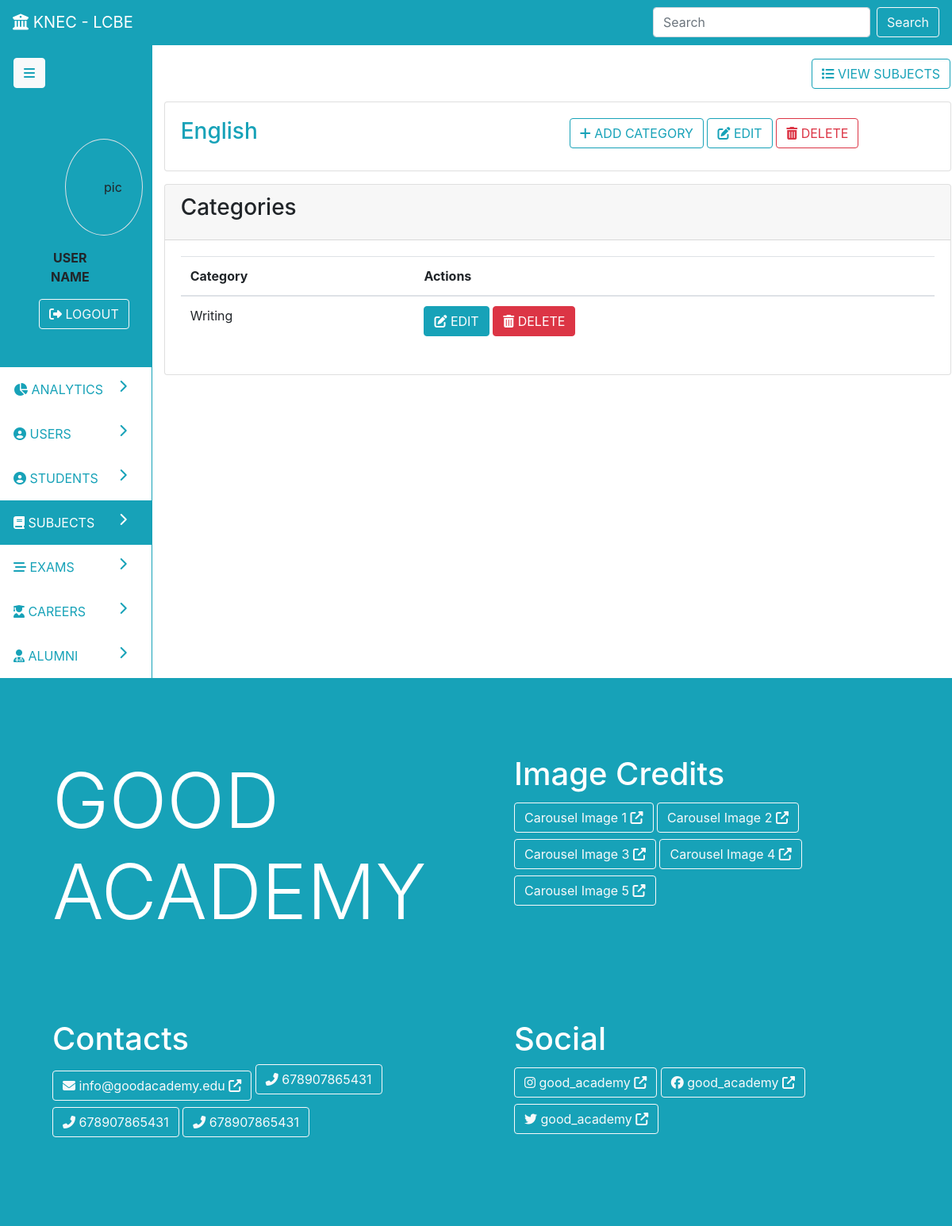
/subjects/view/1, run on an earlier commit of the app's database.
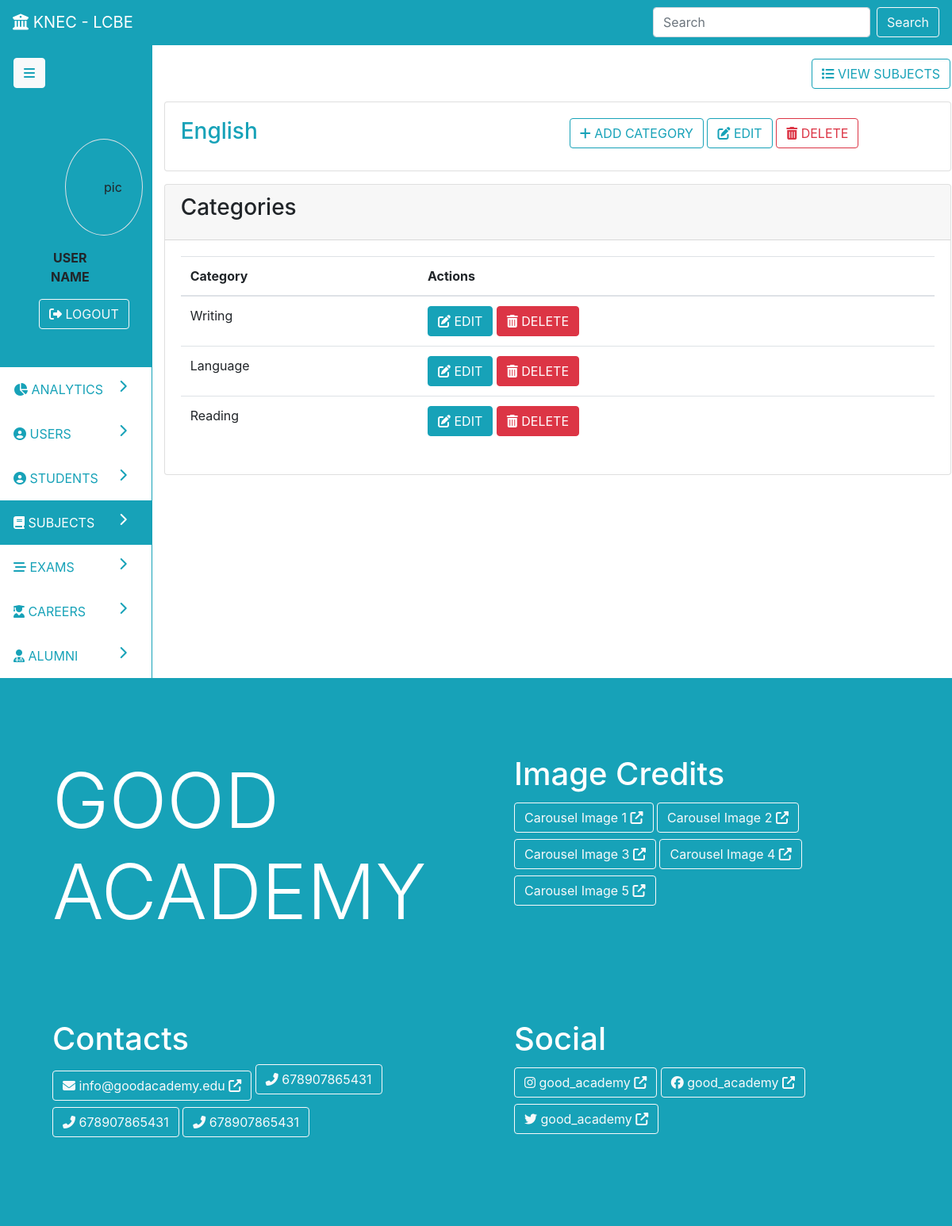
And on a later commit of the database.
### parent/models.py (models this page shows, shortened)
class Subject(db.Model):
	id = db.Column(db.Integer, primary_key=True)
	name = db.Column(db.String(19), nullable=False)
	categories = db.relationship('Category', backref='subject', lazy=True, cascade='all, delete')
	exams = db.relationship('Exam', backref='subject', lazy=True, cascade='all, delete')
	created_at = db.Column(db.DateTime, nullable=False, default=datetime.utcnow)
	updated_at = db.Column(db.DateTime, nullable=True, onupdate=datetime.utcnow)

class Category(db.Model):
	id = db.Column(db.Integer, primary_key=True)
	name = db.Column(db.String(19), nullable=False)
	minimum = db.Column(db.Integer, nullable=False)
	maximum = db.Column(db.Integer, nullable=False)
	analytics = db.relationship('Analytics', backref='category', lazy=True, cascade='all, delete')
	questions = db.relationship('Question', backref='category', lazy=True, cascade='all, delete')
	subject_id = db.Column(db.Integer, db.ForeignKey('subject.id'), nullable=False)
	created_at = db.Column(db.DateTime, nullable=False, default=datetime.utcnow)
	updated_at = db.Column(db.DateTime, nullable=True, onupdate=datetime.utcnow)

### parent/routes.py (the view)
@app.route('/subjects/view/<id>', methods=['POST', 'GET'])
def view_subject(id):
	subject = Subject.query.get_or_404(id)
	return render_template('admin/subjects.html', nav='dash', page='subjects', action='view', subject=subject)

### parent/templates/admin/subjects.html (shortened to what this page needs)
{% extends 'admin-dash.html' %}
{% block pagedata %}
{% if action=='create' %}
<div class="row">
	<div class="col p-3">
		<a class="btn float-right btn-outline-info" href="{{ url_for('subjects') }}"><i class="fas fa-list"></i> VIEW SUBJECTS</a>
	</div>
</div>
<div class="card p-3">
	<div class="card-body text-primary">
		<h1 class="card-title text-info">Add New Subject</h1>
	</div>
	<form class="card" method="post">
		{{ form.hidden_tag() }}
		<div class="card-body">
			<fieldset>
				<div class="form-group">
					{{ form.name.label(class='form-control-label') }}
					{% if form.name.errors %}
						{{ form.name(class='form-control is-invalid')}}
						<div class="invalid-feedback">
							{% for error in form.name.errors %}
								<span>{{ error }}</span>
							{% endfor %}
						</div>
					{% else%}
						{{ form.name(class='form-control') }}
					{% endif %}
				</div>
			</fieldset>
			<div>
				{{ form.submit(class='btn btn-info')}}
			</div>
			</div>
		</div>
	</form>
</div>
{% elif action=='view' %}
<div class="row">
	<div class="col p-3">
		<a class="btn float-right btn-outline-info" href="{{ url_for('subjects') }}"><i class="fas fa-list"></i> VIEW SUBJECTS</a>
	</div>
</div>
<div class="row">
	<div class="col">
		<div class="card">
			<div class="card-body">
				<div class="row">
					<div class="col">
						<h3 class="card-title text-info">{% print(subject.name) %}</h3>
					</div>
					<div class="col">
						<a class="btn btn-outline-info" href="{{ url_for('create_category', id=subject.id) }}"><i class="fas fa-plus"></i> ADD CATEGORY</a>
						<a class="btn btn-outline-info" href="{{ url_for('update_subject', id=subject.id) }}"><i class="fas fa-edit"></i> EDIT</a>
						<a class="btn btn-outline-danger" href="{{ url_for('delete_subject', id=subject.id) }}"><i class="fas fa-trash-alt"></i> DELETE</a>
					</div>
				</div>
			</div>
		</div>
		<div class="card my-3">
			<div class="card-header">
				<h3 class="card-title">Categories</h3>
			</div>
			<div class="card-body table-responsive">
				<table class="table table-hover">
					<thead>
						<tr>
							<th>Category</th><th>Actions</th>
						</tr>
					</thead>
					<tbody>
						{% for category in subject.categories %}
						<tr>
							<td>{% print(category.name) %}</td>
							<td>
								<a class="btn btn-info" href="{{ url_for('update_category', id=category.id) }}"><i class="fas fa-edit"></i> EDIT</a>
								<a class="btn btn-danger" href="{{ url_for('delete_category', id=category.id) }}"><i class="fas fa-trash-alt"></i> DELETE</a>
							</td>
						</tr>
						{% endfor %}
					</tbody>
				</table>
			</div>
		</div>
	</div>
</div>
{% endif %}
{% endblock %}

### parent/templates/admin-dash.html (shortened to what this page needs)
{% extends 'base.html' %}
{%block content%}
<div class="row border border-info">
	<div class="col-2">
		<div class="side-nav ">
			<div class="row bg-info p-3">
				<div class="col"><button class="btn btn-light text-info"><i class="fas fa-bars"></i></button></div>
			</div>
			<div class="row bg-info p-5">
				<div class="col text-center">
					<div class="row">
						<div class="col px-5">
							<div class="p-5 border rounded-circle">pic</div>
						</div>
					</div>
					<div class="row">
						<div class="col p-3"><b>USER NAME</b></div>
					</div>
					<div class="row">
						<div class="col"><button class="btn btn-outline-light"><i class="fas fa-sign-out-alt"></i> LOGOUT</button></div>
					</div>
				</div>
			</div>
			<a id="analytics" class="row nav-link btn-outline-info p-3" href="{{ url_for('admin_dash') }}">
				<div class="col"><i class="fas fa-chart-pie"></i> ANALYTICS <i class="fas fa-chevron-right float-right"></i></div>
			</a>
			<a id="users" class="row nav-link nav-link btn-outline-info p-3" href="{{ url_for('users') }}">
				<div class="col"><i class="fas fa-user-circle"></i> USERS <i class="fas fa-chevron-right float-right"></i></div>
			</a>
			<a id="students" class="row nav-link btn-outline-info p-3" href="{{ url_for('students') }}">
				<div class="col"><i class="fas fa-user-circle"></i> STUDENTS <i class="fas fa-chevron-right float-right"></i></div>
			</a>
			<a id="subjects" class="row nav-link btn-outline-info p-3" href="{{ url_for('subjects') }}">
				<div class="col"><i class="fas fa-book"></i> SUBJECTS <i class="fas fa-chevron-right float-right"></i></div>
			</a>
			<a id="exams" class="row nav-link btn-outline-info p-3" href="{{ url_for('exams') }}">
				<div class="col"><i class="fas fa-stream"></i> EXAMS <i class="fas fa-chevron-right float-right"></i></div>
			</a>
			<a id="careers" class="row nav-link btn-outline-info p-3" href="{{ url_for('careers') }}">
				<div class="col"><i class="fas fa-user-graduate"></i> CAREERS <i class="fas fa-chevron-right float-right"></i></div>
			</a>
			<a id="alumni" class="row nav-link btn-outline-info p-3" href="{{ url_for('alumni') }}">
				<div class="col"><i class="fas fa-user-md"></i> ALUMNI <i class="fas fa-chevron-right float-right"></i></div>
			</a>
		</div>
	</div>
	<div class="col-10 border-left border-info">
		<div class="row justify-content-center">
			<div class="col-md-6">
			</div>
		</div>
		{%block pagedata%}{%endblock%}
	</div>
</div>
{%endblock%}

### parent/templates/base.html (shortened to what this page needs)
<!DOCTYPE html>
<html>
<head>
	<link rel="stylesheet" href="https://maxcdn.bootstrapcdn.com/bootstrap/4.0.0/css/bootstrap.min.css">
	<link rel="stylesheet" href="{{ url_for('static', filename='main.css') }}">
</head>
<body onload="changeNav('{{page}}')">
	{% if nav=='landing' %}
		<nav class="navbar navbar-expand-lg navbar-dark bg-info">
		  <a class="navbar-brand" href="#"><i class="fas fa-university"></i> KNEC - LCBE</a>
		  <button class="navbar-toggler" type="button" data-toggle="collapse" data-target="#navbarSupportedContent" aria-controls="navbarSupportedContent" aria-expanded="false" aria-label="Toggle navigation">
		    <span class="navbar-toggler-icon"></span>
		  </button>
		  <div class="collapse navbar-collapse" id="navbarSupportedContent">
		  	<div class="mr-auto"></div>
		  	<ul class="navbar-nav">
		  		<li class="nav-item">
		  			<a href="#" class="nav-link active">HOME</a>
		  		</li>
			    <li class="nav-item dropdown">
			        <a class="nav-link dropdown-toggle" href="#" id="navbarDropdown" role="button" data-toggle="dropdown" aria-haspopup="true" aria-expanded="false">PORTAL</a>
			        <div class="dropdown-menu" aria-labelledby="navbarDropdown">
			          <a class="dropdown-item" href="{{ url_for('student_login') }}">STUDENT</a>
			          <a class="dropdown-item" href="{{ url_for('admin_login') }}">TEACHER</a>
			        </div>
			    </li>
		  		<li class="nav-item">
		  			<a href="#" class="nav-link">EVENTS</a>
		  		</li>
		  		<li class="nav-item">
		  			<a href="#" class="nav-link">BLOGS</a>
		  		</li>
		  		<li class="nav-item">
		  			<a href="#" class="nav-link">CONTACTS</a>
		  		</li>
		  	</ul>
		  </div>
		</nav>
	{% elif nav=='dash' %}
		<nav class="navbar navbar-expand-lg navbar-dark bg-info">
		  <a class="navbar-brand" href="#"><i class="fas fa-university"></i> KNEC - LCBE</a>
		  <div class="collapse navbar-collapse" id="navbarSupportedContent">
		    <form class="form-inline my-2 my-lg-0">
		      <input class="form-control mr-sm-2" type="search" placeholder="Search" aria-label="Search">
		      <button class="btn btn-outline-light my-2 my-sm-0" type="submit">Search</button>
		    </form>
		  </div>
		</nav>
	{% endif %}
	{%block content%} {%endblock%}
	<div class="row bg-info text-white">
		<div class="col p-5">
			<div class="row">
				<div class="col p-5">
					<h1 class="display-1">GOOD ACADEMY</h1>
				</div>
				<div class="col p-5">
					<h1>Image Credits</h1>
					<a class="btn btn-outline-light my-1" href="">Carousel Image 1 <i class="fas fa-external-link-alt"></i></a>
					<a class="btn btn-outline-light my-1" href="">Carousel Image 2 <i class="fas fa-external-link-alt"></i></a>
					<a class="btn btn-outline-light my-1" href="">Carousel Image 3 <i class="fas fa-external-link-alt"></i></a>
					<a class="btn btn-outline-light my-1" href="">Carousel Image 4 <i class="fas fa-external-link-alt"></i></a>
					<a class="btn btn-outline-light my-1" href="">Carousel Image 5 <i class="fas fa-external-link-alt"></i></a>
				</div>
				<div class="col p-5">
					<h1>Contacts</h1>
					<a class="btn btn-outline-light my-1" href="{{ url_for('rfdb') }}"><i class="fas fa-envelope"></i> info@goodacademy.edu <i class="fas fa-external-link-alt"></i></a>
					<p class="btn btn-outline-light"><i class="fas fa-phone-alt"></i> 678907865431</p>
					<p class="btn btn-outline-light"><i class="fas fa-phone-alt"></i> 678907865431</p>
					<p class="btn btn-outline-light"><i class="fas fa-phone-alt"></i> 678907865431</p>
				</div>
				<div class="col p-5">
					<h1>Social</h1>
					<a class="btn btn-outline-light my-1" href=""><i class="fab fa-instagram"></i> good_academy <i class="fas fa-external-link-alt"></i></a>
					<a class="btn btn-outline-light my-1" href=""><i class="fab fa-facebook"></i> good_academy <i class="fas fa-external-link-alt"></i></a>
					<a class="btn btn-outline-light my-1" href=""><i class="fab fa-twitter"></i> good_academy <i class="fas fa-external-link-alt"></i></a>
				</div>
			</div>
		</div>
	</div>
</body>
</html>

What changed in the data, as far as the page shows it:
added Category: name "Language"
added Category: name "Reading"
